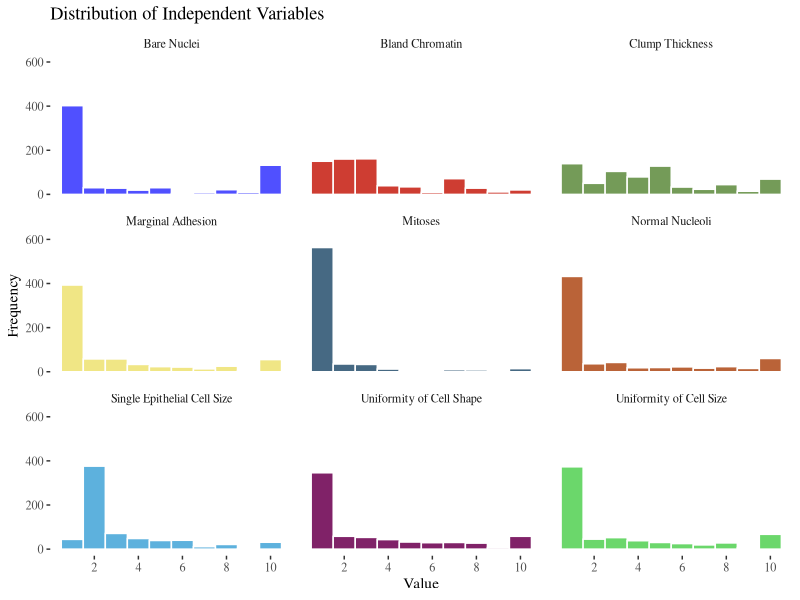
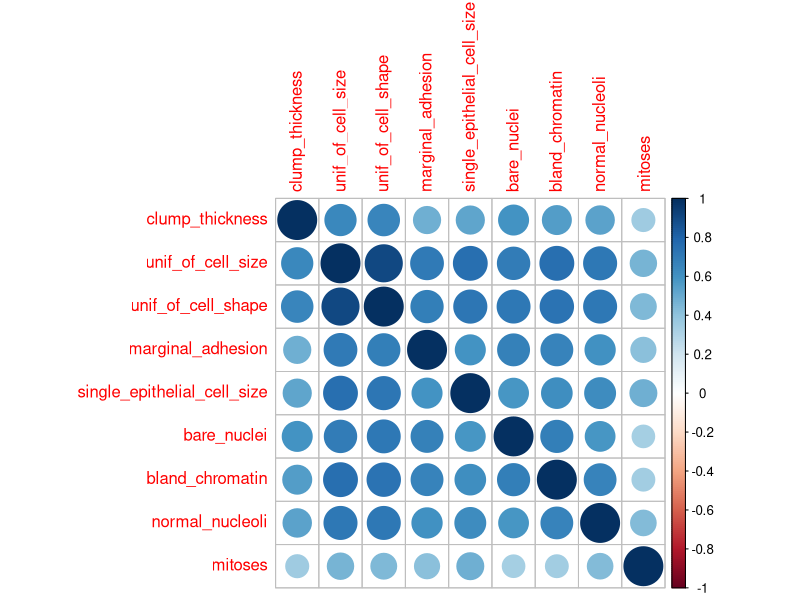
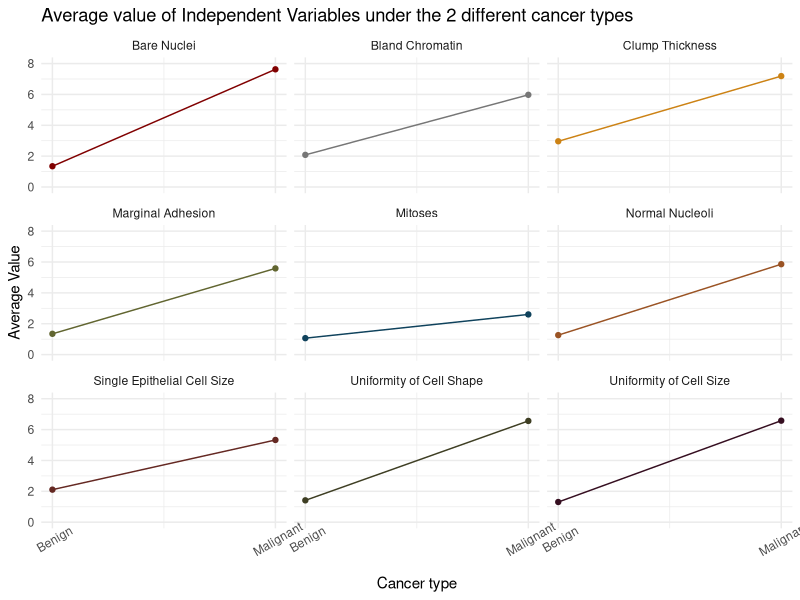
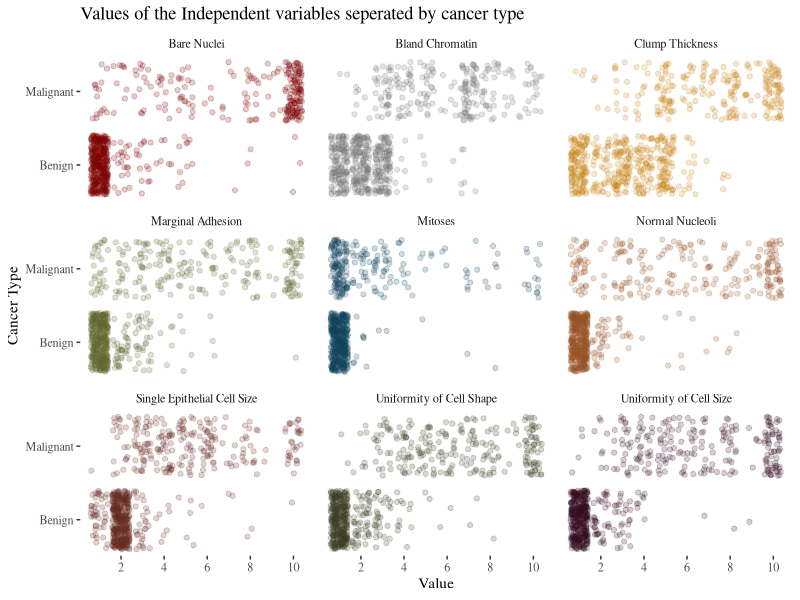

These charts were generated, in order, by the following R code:
## ---- chunk 1
knitr::opts_chunk$set(echo = TRUE)
library(tidyverse)
library(ggsci)
library(ggthemes)
data <- read_csv("full_data.csv")
labels <- c("clump_thickness" = "Clump Thickness",
         "unif_of_cell_size" = "Uniformity of Cell Size",
         "unif_of_cell_shape" = "Uniformity of Cell Shape", 
         "marginal_adhesion" = "Marginal Adhesion",
         "single_epithelial_cell_size" = "Single Epithelial Cell Size",
         "bare_nuclei" = "Bare Nuclei",
         "bland_chromatin" = "Bland Chromatin",
         "normal_nucleoli" = "Normal Nucleoli",
         "mitoses" = "Mitoses")
## ---- chunk 2
# What are the proportion of cases that we have?
data %>% 
  mutate(for_table = case_when(class_logistic == 0 ~ "Benign",
            TRUE ~ "Malignant")) %>% 
  pull(for_table) %>% 
  table() %>% 
  knitr::kable(col.names = c("Type", "Frequncy"))
## ---- chunk 3
# How are most of the covariates distributed?
covariates <- data %>% 
  select(-class, -class_logistic)  
covariates %>%
  pivot_longer(cols = everything(), names_to = "variable", values_to = "value") %>%
  ggplot(aes(value)) + 
  geom_histogram(aes(fill = variable), bins = 10, color = "white") + 
  facet_wrap(~variable, labeller = as_labeller(labels)) + 
  theme_tufte() +
  theme(legend.position = "none") + 
  scale_fill_igv() + 
  scale_x_continuous(breaks = c(2, 4, 6, 8, 10)) + 
  scale_y_continuous(limits = c(0, 600)) + 
  labs(title = "Distribution of Independent Variables", 
       x = "Value",
       y = "Frequency")

# So most of these peak at 1, with some that also have mini peaks early on or near
# 10
# This is interesting, we might want to check the correlation among these variables
# to ensure there aren't some with high correlation
## ---- chunk 4
corrplot::corrplot(cor(covariates))
# Other than mitosis, it seems like most other plots have a high correlation
# The good thing is that there is no high negative correlation which may cause the
# model to think they both are significant when in fact they are just "cancelling" 
# each other out
# We may want to come back to this later
## ---- chunk 5
# Compare the predictor values to the dependent variables
# How do the averages vary over the two possible outcomes?
data %>% 
  select(-class) %>% 
  pivot_longer(cols = clump_thickness:mitoses, names_to = "variable",
               values_to = "value") %>% 
  group_by(variable, class_logistic) %>% 
  summarise(avg = mean(value),
            n = n()) %>%
  ggplot(aes(x = class_logistic, y = avg)) +
  geom_line(aes(color = variable)) +
  geom_point(aes(color = variable)) +
  theme_minimal() + 
  theme(legend.position = "none") + 
  scale_color_uchicago(palette = "dark") + 
  facet_wrap(~ variable, labeller = as_labeller(labels)) +
  scale_x_continuous(breaks = c(0, 1),
                     labels = c("Benign", "Malignant")) + 
  scale_y_continuous(limits = c(0, 8)) + 
  labs(title = "Average value of Independent Variables under the 2 different cancer types",
       x = "Cancer type",
       y = "Average Value") + 
  theme(axis.text.x = element_text(angle = 30))

## ---- chunk 6
# Plot all the points
# It's easier to see with a jitter plot rather than a point graph
data %>% 
  select(-class) %>% 
  pivot_longer(cols = clump_thickness:mitoses, names_to = "variable",
               values_to = "value") %>%
  ggplot(aes(x = value, y = class_logistic)) +
  geom_jitter(aes(color = variable), alpha = 0.2) + 
  theme_tufte() + 
  facet_wrap(~ variable, labeller = as_labeller(labels)) + 
  scale_color_uchicago(palette = "dark") + 
  scale_y_continuous(breaks = c(0, 1),
                      labels = c("Benign", "Malignant")) + 
  scale_x_continuous(breaks = c(2, 4, 6, 8, 10)) + 
  theme(legend.position = "none") +
  labs(title = "Values of the Independent variables seperated by cancer type",
       x = "Value", 
       y = "Cancer Type") 
# Most of these seem to have a trend where the higher the value, the more often 
# y = 1 (malignant)
# Most of them have dark values where the predictor is 1 and y = 1 but that's 
# because we have a lot of points at 1 for the predictors
# It does seem like all of them are important though
